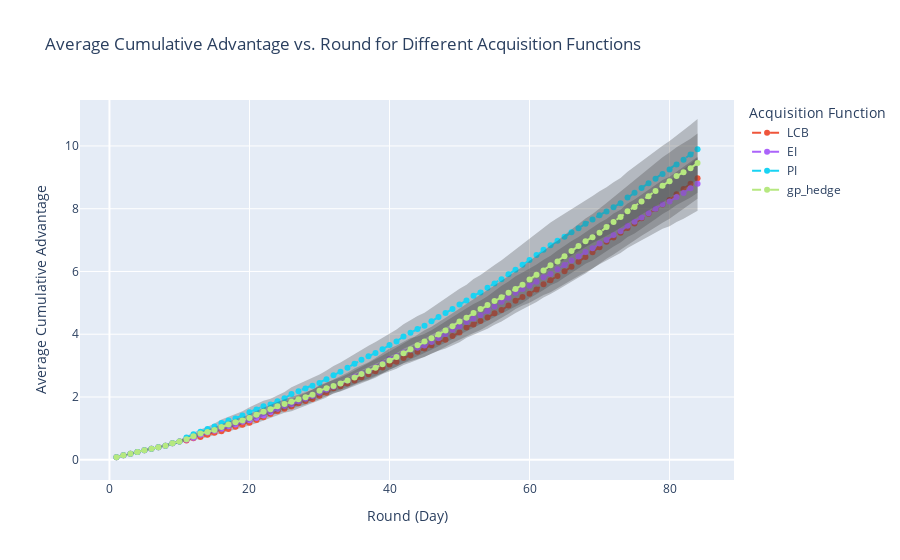

The cell this chart's notebook holds for it:
### Code cell
import plotly.graph_objs as go
from plotly.subplots import make_subplots

fig = make_subplots(rows=1, cols=1)


for i, acq_func in enumerate(acquisition_functions):
    rounds = np.arange(1, len(means[acq_func]) + 1)
    y_upper = means[acq_func] + std_errors[acq_func]
    y_lower = means[acq_func] - std_errors[acq_func]
    
    fig.add_trace(go.Scatter(
        x=list(rounds) + list(rounds[::-1]),
        y=list(y_upper) + list(y_lower[::-1]),
        fill='toself',
        fillcolor='rgba(68, 68, 68, 0.3)',
        line=dict(color='rgba(255,255,255,0)'),
        hoverinfo='skip',
        showlegend=False,
        name=f'{acq_func}_shade'
    ))
    
    fig.add_trace(go.Scatter(
        x=rounds, y=means[acq_func], mode='lines+markers',
        name=acq_func, line=dict(dash='dash'),
        text=[f'{acq_func}<br>Advantage: {y:.2f}<br>Upper: {u:.2f}<br>Lower: {l:.2f}'
              for y, u, l in zip(means[acq_func], y_upper, y_lower)],
        hoverinfo='text'
    ))

fig.update_layout(
    title='Average Cumulative Advantage vs. Round for Different Acquisition Functions',
    xaxis_title='Round (Day)',
    yaxis_title='Average Cumulative Advantage',
    legend_title='Acquisition Function',
    hovermode='closest'
)

fig.show()

### Figure 1 — Plotly figure (JSON) as saved in the notebook; plotly's stock layout.template omitted (floating-point values rounded to 4 significant figures; data arrays with more than 128 entries replaced by an {"elided": "..."} marker saying what was removed)
{"data": [{"fill": "toself", "fillcolor": "rgba(68, 68, 68, 0.3)", "hoverinfo": "skip", "line": {"color": "rgba(255,255,255,0)"}, "name": "LCB_shade", "showlegend": false, "type": "scatter", "x": {"elided": "168 int values"}, "y": {"elided": "168 float values"}}, {"hoverinfo": "text", "line": {"dash": "dash"}, "mode": "lines+markers", "name": "LCB", "text": ["LCB<br>Advantage: 0.08<br>Upper: 0.09<br>Lower: 0.07", "LCB<br>Advantage: 0.14<br>Upper: 0.16<br>Lower: 0.12", "LCB<br>Advantage: 0.19<br>Upper: 0.22<br>Lower: 0.17", "LCB<br>Advantage: 0.24<br>Upper: 0.27<br>Lower: 0.21", "LCB<br>Advantage: 0.31<br>Upper: 0.34<br>Lower: 0.27", "LCB<br>Advantage: 0.35<br>Upper: 0.39<br>Lower: 0.32", "LCB<br>Advantage: 0.40<br>Upper: 0.44<br>Lower: 0.36", "LCB<br>Advantage: 0.45<br>Upper: 0.48<br>Lower: 0.41", "LCB<br>Advantage: 0.52<br>Upper: 0.56<br>Lower: 0.49", "LCB<br>Advantage: 0.58<br>Upper: 0.63<br>Lower: 0.54", "LCB<br>Advantage: 0.62<br>Upper: 0.66<br>Lower: 0.57", "LCB<br>Advantage: 0.68<br>Upper: 0.73<br>Lower: 0.63", "LCB<br>Advantage: 0.72<br>Upper: 0.78<br>Lower: 0.66", "LCB<br>Advantage: 0.80<br>Upper: 0.87<br>Lower: 0.73", "LCB<br>Advantage: 0.86<br>Upper: 0.93<br>Lower: 0.79", "LCB<br>Advantage: 0.91<br>Upper: 0.98<br>Lower: 0.83", "LCB<br>Advantage: 0.98<br>Upper: 1.05<br>Lower: 0.91", "LCB<br>Advantage: 1.05<br>Upper: 1.14<br>Lower: 0.97", "LCB<br>Advantage: 1.12<br>Upper: 1.21<br>Lower: 1.03", "LCB<br>Advantage: 1.18<br>Upper: 1.28<br>Lower: 1.09", "LCB<br>Advantage: 1.26<br>Upper: 1.37<br>Lower: 1.16", "LCB<br>Advantage: 1.36<br>Upper: 1.46<br>Lower: 1.25", "LCB<br>Advantage: 1.45<br>Upper: 1.57<br>Lower: 1.34", "LCB<br>Advantage: 1.54<br>Upper: 1.67<br>Lower: 1.42", "LCB<br>Advantage: 1.63<br>Upper: 1.76<br>Lower: 1.49", "LCB<br>Advantage: 1.69<br>Upper: 1.84<br>Lower: 1.55", "LCB<br>Advantage: 1.80<br>Upper: 1.94<br>Lower: 1.66", "LCB<br>Advantage: 1.87<br>Upper: 2.01<br>Lower: 1.73", "LCB<br>Advantage: 1.94<br>Upper: 2.07<br>Lower: 1.81", "LCB<br>Advantage: 2.04<br>Upper: 2.18<br>Lower: 1.90", "LCB<br>Advantage: 2.14<br>Upper: 2.29<br>Lower: 1.99", "LCB<br>Advantage: 2.28<br>Upper: 2.43<br>Lower: 2.12", "LCB<br>Advantage: 2.34<br>Upper: 2.51<br>Lower: 2.17", "LCB<br>Advantage: 2.43<br>Upper: 2.62<br>Lower: 2.25", "LCB<br>Advantage: 2.53<br>Upper: 2.71<br>Lower: 2.34", "LCB<br>Advantage: 2.63<br>Upper: 2.83<br>Lower: 2.43", "LCB<br>Advantage: 2.72<br>Upper: 2.92<br>Lower: 2.52", "LCB<br>Advantage: 2.82<br>Upper: 3.02<br>Lower: 2.61", "LCB<br>Advantage: 2.94<br>Upper: 3.15<br>Lower: 2.73", "LCB<br>Advantage: 3.03<br>Upper: 3.26<br>Lower: 2.81", "LCB<br>Advantage: 3.13<br>Upper: 3.35<br>Lower: 2.90", "LCB<br>Advantage: 3.24<br>Upper: 3.46<br>Lower: 3.02", "LCB<br>Advantage: 3.33<br>Upper: 3.57<br>Lower: 3.10", "LCB<br>Advantage: 3.44<br>Upper: 3.70<br>Lower: 3.19", "LCB<br>Advantage: 3.55<br>Upper: 3.81<br>Lower: 3.28", "LCB<br>Advantage: 3.65<br>Upper: 3.91<br>Lower: 3.39", "LCB<br>Advantage: 3.76<br>Upper: 4.03<br>Lower: 3.48", "LCB<br>Advantage: 3.83<br>Upper: 4.11<br>Lower: 3.54", "LCB<br>Advantage: 3.94<br>Upper: 4.24<br>Lower: 3.65", "LCB<br>Advantage: 4.05<br>Upper: 4.36<br>Lower: 3.75", "LCB<br>Advantage: 4.22<br>Upper: 4.54<br>Lower: 3.89", "LCB<br>Advantage: 4.31<br>Upper: 4.65<br>Lower: 3.98", "LCB<br>Advantage: 4.42<br>Upper: 4.77<br>Lower: 4.08", "LCB<br>Advantage: 4.53<br>Upper: 4.88<br>Lower: 4.18", "LCB<br>Advantage: 4.67<br>Upper: 5.03<br>Lower: 4.30", "LCB<br>Advantage: 4.77<br>Upper: 5.14<br>Lower: 4.40", "LCB<br>Advantage: 4.92<br>Upper: 5.29<br>Lower: 4.54", "LCB<br>Advantage: 5.07<br>Upper: 5.46<br>Lower: 4.68", "LCB<br>Advantage: 5.18<br>Upper: 5.57<br>Lower: 4.79", "LCB<br>Advantage: 5.29<br>Upper: 5.68<br>Lower: 4.90", "LCB<br>Advantage: 5.43<br>Upper: 5.83<br>Lower: 5.02", "LCB<br>Advantage: 5.59<br>Upper: 6.01<br>Lower: 5.17", "LCB<br>Advantage: 5.72<br>Upper: 6.15<br>Lower: 5.28", "LCB<br>Advantage: 5.86<br>Upper: 6.30<br>Lower: 5.41", "LCB<br>Advantage: 6.01<br>Upper: 6.47<br>Lower: 5.54", "LCB<br>Advantage: 6.15<br>Upper: 6.64<br>Lower: 5.66", "LCB<br>Advantage: 6.31<br>Upper: 6.82<br>Lower: 5.80", "LCB<br>Advantage: 6.46<br>Upper: 6.98<br>Lower: 5.93", "LCB<br>Advantage: 6.61<br>Upper: 7.14<br>Lower: 6.08", "LCB<br>Advantage: 6.77<br>Upper: 7.31<br>Lower: 6.24", "LCB<br>Advantage: 6.95<br>Upper: 7.49<br>Lower: 6.41", "LCB<br>Advantage: 7.08<br>Upper: 7.63<br>Lower: 6.54", "LCB<br>Advantage: 7.23<br>Upper: 7.78<br>Lower: 6.68", "LCB<br>Advantage: 7.38<br>Upper: 7.93<br>Lower: 6.84", "LCB<br>Advantage: 7.53<br>Upper: 8.07<br>Lower: 6.99", "LCB<br>Advantage: 7.69<br>Upper: 8.25<br>Lower: 7.14", "LCB<br>Advantage: 7.84<br>Upper: 8.40<br>Lower: 7.28", "LCB<br>Advantage: 7.99<br>Upper: 8.56<br>Lower: 7.42", "LCB<br>Advantage: 8.13<br>Upper: 8.71<br>Lower: 7.55", "LCB<br>Advantage: 8.28<br>Upper: 8.88<br>Lower: 7.68", "LCB<br>Advantage: 8.46<br>Upper: 9.07<br>Lower: 7.85", "LCB<br>Advantage: 8.63<br>Upper: 9.25<br>Lower: 8.01", "LCB<br>Advantage: 8.80<br>Upper: 9.44<br>Lower: 8.15", "LCB<br>Advantage: 8.97<br>Upper: 9.62<br>Lower: 8.31"], "type": "scatter", "x": [1, 2, 3, 4, 5, 6, 7, 8, 9, 10, 11, 12, 13, 14, 15, 16, 17, 18, 19, 20, 21, 22, 23, 24, 25, 26, 27, 28, 29, 30, 31, 32, 33, 34, 35, 36, 37, 38, 39, 40, 41, 42, 43, 44, 45, 46, 47, 48, 49, 50, 51, 52, 53, 54, 55, 56, 57, 58, 59, 60, 61, 62, 63, 64, 65, 66, 67, 68, 69, 70, 71, 72, 73, 74, 75, 76, 77, 78, 79, 80, 81, 82, 83, 84], "y": [0.07936, 0.1392, 0.1939, 0.2441, 0.3053, 0.3503, 0.3989, 0.4479, 0.5226, 0.5817, 0.6163, 0.6833, 0.7213, 0.7986, 0.8614, 0.9062, 0.9789, 1.051, 1.116, 1.182, 1.264, 1.356, 1.455, 1.542, 1.626, 1.694, 1.801, 1.87, 1.939, 2.036, 2.136, 2.279, 2.34, 2.433, 2.527, 2.631, 2.722, 2.817, 2.94, 3.035, 3.126, 3.24, 3.331, 3.444, 3.549, 3.65, 3.755, 3.828, 3.944, 4.055, 4.216, 4.314, 4.424, 4.53, 4.668, 4.771, 4.916, 5.067, 5.184, 5.291, 5.426, 5.592, 5.719, 5.855, 6.006, 6.15, 6.311, 6.458, 6.611, 6.774, 6.948, 7.084, 7.233, 7.383, 7.53, 7.694, 7.841, 7.994, 8.133, 8.282, 8.461, 8.629, 8.798, 8.968]}, {"fill": "toself", "fillcolor": "rgba(68, 68, 68, 0.3)", "hoverinfo": "skip", "line": {"color": "rgba(255,255,255,0)"}, "name": "EI_shade", "showlegend": false, "type": "scatter", "x": {"elided": "168 int values"}, "y": {"elided": "168 float values"}}, {"hoverinfo": "text", "line": {"dash": "dash"}, "mode": "lines+markers", "name": "EI", "text": ["EI<br>Advantage: 0.08<br>Upper: 0.09<br>Lower: 0.07", "EI<br>Advantage: 0.14<br>Upper: 0.16<br>Lower: 0.12", "EI<br>Advantage: 0.19<br>Upper: 0.22<br>Lower: 0.17", "EI<br>Advantage: 0.24<br>Upper: 0.27<br>Lower: 0.21", "EI<br>Advantage: 0.31<br>Upper: 0.34<br>Lower: 0.27", "EI<br>Advantage: 0.35<br>Upper: 0.39<br>Lower: 0.32", "EI<br>Advantage: 0.40<br>Upper: 0.44<br>Lower: 0.36", "EI<br>Advantage: 0.45<br>Upper: 0.48<br>Lower: 0.41", "EI<br>Advantage: 0.52<br>Upper: 0.56<br>Lower: 0.49", "EI<br>Advantage: 0.58<br>Upper: 0.63<br>Lower: 0.54", "EI<br>Advantage: 0.63<br>Upper: 0.67<br>Lower: 0.59", "EI<br>Advantage: 0.70<br>Upper: 0.75<br>Lower: 0.66", "EI<br>Advantage: 0.80<br>Upper: 0.84<br>Lower: 0.75", "EI<br>Advantage: 0.87<br>Upper: 0.93<br>Lower: 0.81", "EI<br>Advantage: 0.92<br>Upper: 0.98<br>Lower: 0.87", "EI<br>Advantage: 0.99<br>Upper: 1.06<br>Lower: 0.92", "EI<br>Advantage: 1.06<br>Upper: 1.14<br>Lower: 0.99", "EI<br>Advantage: 1.12<br>Upper: 1.20<br>Lower: 1.05", "EI<br>Advantage: 1.21<br>Upper: 1.29<br>Lower: 1.13", "EI<br>Advantage: 1.26<br>Upper: 1.35<br>Lower: 1.17", "EI<br>Advantage: 1.33<br>Upper: 1.43<br>Lower: 1.24", "EI<br>Advantage: 1.41<br>Upper: 1.50<br>Lower: 1.31", "EI<br>Advantage: 1.52<br>Upper: 1.62<br>Lower: 1.41", "EI<br>Advantage: 1.62<br>Upper: 1.75<br>Lower: 1.49", "EI<br>Advantage: 1.71<br>Upper: 1.85<br>Lower: 1.57", "EI<br>Advantage: 1.77<br>Upper: 1.91<br>Lower: 1.63", "EI<br>Advantage: 1.87<br>Upper: 2.03<br>Lower: 1.70", "EI<br>Advantage: 1.94<br>Upper: 2.12<br>Lower: 1.76", "EI<br>Advantage: 2.03<br>Upper: 2.23<br>Lower: 1.83", "EI<br>Advantage: 2.14<br>Upper: 2.34<br>Lower: 1.93", "EI<br>Advantage: 2.23<br>Upper: 2.44<br>Lower: 2.02", "EI<br>Advantage: 2.32<br>Upper: 2.54<br>Lower: 2.10", "EI<br>Advantage: 2.43<br>Upper: 2.67<br>Lower: 2.18", "EI<br>Advantage: 2.52<br>Upper: 2.77<br>Lower: 2.28", "EI<br>Advantage: 2.65<br>Upper: 2.91<br>Lower: 2.39", "EI<br>Advantage: 2.75<br>Upper: 3.02<br>Lower: 2.48", "EI<br>Advantage: 2.82<br>Upper: 3.10<br>Lower: 2.54", "EI<br>Advantage: 2.94<br>Upper: 3.25<br>Lower: 2.64", "EI<br>Advantage: 3.07<br>Upper: 3.39<br>Lower: 2.76", "EI<br>Advantage: 3.21<br>Upper: 3.55<br>Lower: 2.88", "EI<br>Advantage: 3.30<br>Upper: 3.64<br>Lower: 2.97", "EI<br>Advantage: 3.42<br>Upper: 3.76<br>Lower: 3.07", "EI<br>Advantage: 3.51<br>Upper: 3.88<br>Lower: 3.15", "EI<br>Advantage: 3.57<br>Upper: 3.93<br>Lower: 3.21", "EI<br>Advantage: 3.64<br>Upper: 4.01<br>Lower: 3.27", "EI<br>Advantage: 3.75<br>Upper: 4.12<br>Lower: 3.38", "EI<br>Advantage: 3.88<br>Upper: 4.27<br>Lower: 3.48", "EI<br>Advantage: 4.00<br>Upper: 4.41<br>Lower: 3.60", "EI<br>Advantage: 4.15<br>Upper: 4.57<br>Lower: 3.72", "EI<br>Advantage: 4.26<br>Upper: 4.69<br>Lower: 3.82", "EI<br>Advantage: 4.39<br>Upper: 4.83<br>Lower: 3.94", "EI<br>Advantage: 4.50<br>Upper: 4.96<br>Lower: 4.04", "EI<br>Advantage: 4.60<br>Upper: 5.07<br>Lower: 4.14", "EI<br>Advantage: 4.74<br>Upper: 5.21<br>Lower: 4.26", "EI<br>Advantage: 4.89<br>Upper: 5.39<br>Lower: 4.39", "EI<br>Advantage: 5.03<br>Upper: 5.55<br>Lower: 4.52", "EI<br>Advantage: 5.16<br>Upper: 5.68<br>Lower: 4.65", "EI<br>Advantage: 5.32<br>Upper: 5.84<br>Lower: 4.80", "EI<br>Advantage: 5.44<br>Upper: 5.97<br>Lower: 4.91", "EI<br>Advantage: 5.55<br>Upper: 6.09<br>Lower: 5.01", "EI<br>Advantage: 5.67<br>Upper: 6.22<br>Lower: 5.12", "EI<br>Advantage: 5.81<br>Upper: 6.38<br>Lower: 5.25", "EI<br>Advantage: 5.92<br>Upper: 6.50<br>Lower: 5.34", "EI<br>Advantage: 6.07<br>Upper: 6.67<br>Lower: 5.47", "EI<br>Advantage: 6.21<br>Upper: 6.82<br>Lower: 5.59", "EI<br>Advantage: 6.35<br>Upper: 6.97<br>Lower: 5.73", "EI<br>Advantage: 6.48<br>Upper: 7.10<br>Lower: 5.85", "EI<br>Advantage: 6.62<br>Upper: 7.25<br>Lower: 5.99", "EI<br>Advantage: 6.74<br>Upper: 7.38<br>Lower: 6.09", "EI<br>Advantage: 6.89<br>Upper: 7.55<br>Lower: 6.23", "EI<br>Advantage: 7.00<br>Upper: 7.67<br>Lower: 6.34", "EI<br>Advantage: 7.16<br>Upper: 7.84<br>Lower: 6.47", "EI<br>Advantage: 7.28<br>Upper: 7.97<br>Lower: 6.59", "EI<br>Advantage: 7.46<br>Upper: 8.17<br>Lower: 6.74", "EI<br>Advantage: 7.59<br>Upper: 8.29<br>Lower: 6.88", "EI<br>Advantage: 7.72<br>Upper: 8.45<br>Lower: 7.00", "EI<br>Advantage: 7.86<br>Upper: 8.60<br>Lower: 7.11", "EI<br>Advantage: 8.00<br>Upper: 8.77<br>Lower: 7.23", "EI<br>Advantage: 8.14<br>Upper: 8.92<br>Lower: 7.36", "EI<br>Advantage: 8.23<br>Upper: 9.02<br>Lower: 7.44", "EI<br>Advantage: 8.37<br>Upper: 9.18<br>Lower: 7.57", "EI<br>Advantage: 8.50<br>Upper: 9.33<br>Lower: 7.68", "EI<br>Advantage: 8.65<br>Upper: 9.50<br>Lower: 7.81", "EI<br>Advantage: 8.80<br>Upper: 9.66<br>Lower: 7.94"], "type": "scatter", "x": [1, 2, 3, 4, 5, 6, 7, 8, 9, 10, 11, 12, 13, 14, 15, 16, 17, 18, 19, 20, 21, 22, 23, 24, 25, 26, 27, 28, 29, 30, 31, 32, 33, 34, 35, 36, 37, 38, 39, 40, 41, 42, 43, 44, 45, 46, 47, 48, 49, 50, 51, 52, 53, 54, 55, 56, 57, 58, 59, 60, 61, 62, 63, 64, 65, 66, 67, 68, 69, 70, 71, 72, 73, 74, 75, 76, 77, 78, 79, 80, 81, 82, 83, 84], "y": [0.07936, 0.1392, 0.1939, 0.2441, 0.3053, 0.3503, 0.3989, 0.4479, 0.5226, 0.5817, 0.634, 0.7037, 0.7952, 0.8684, 0.9242, 0.9908, 1.064, 1.122, 1.209, 1.261, 1.333, 1.408, 1.517, 1.622, 1.713, 1.77, 1.866, 1.94, 2.028, 2.136, 2.233, 2.325, 2.428, 2.523, 2.65, 2.746, 2.821, 2.945, 3.073, 3.212, 3.302, 3.415, 3.514, 3.569, 3.642, 3.753, 3.875, 4.004, 4.146, 4.257, 4.386, 4.501, 4.604, 4.736, 4.888, 5.033, 5.164, 5.322, 5.439, 5.547, 5.673, 5.813, 5.921, 6.069, 6.209, 6.351, 6.476, 6.618, 6.738, 6.89, 7.004, 7.159, 7.28, 7.457, 7.586, 7.724, 7.857, 7.997, 8.139, 8.228, 8.375, 8.504, 8.651, 8.798]}, {"fill": "toself", "fillcolor": "rgba(68, 68, 68, 0.3)", "hoverinfo": "skip", "line": {"color": "rgba(255,255,255,0)"}, "name": "PI_shade", "showlegend": false, "type": "scatter", "x": {"elided": "168 int values"}, "y": {"elided": "168 float values"}}, {"hoverinfo": "text", "line": {"dash": "dash"}, "mode": "lines+markers", "name": "PI", "text": ["PI<br>Advantage: 0.08<br>Upper: 0.09<br>Lower: 0.07", "PI<br>Advantage: 0.14<br>Upper: 0.16<br>Lower: 0.12", "PI<br>Advantage: 0.19<br>Upper: 0.22<br>Lower: 0.17", "PI<br>Advantage: 0.24<br>Upper: 0.27<br>Lower: 0.21", "PI<br>Advantage: 0.31<br>Upper: 0.34<br>Lower: 0.27", "PI<br>Advantage: 0.35<br>Upper: 0.39<br>Lower: 0.32", "PI<br>Advantage: 0.40<br>Upper: 0.44<br>Lower: 0.36", "PI<br>Advantage: 0.45<br>Upper: 0.48<br>Lower: 0.41", "PI<br>Advantage: 0.52<br>Upper: 0.56<br>Lower: 0.49", "PI<br>Advantage: 0.58<br>Upper: 0.63<br>Lower: 0.54", "PI<br>Advantage: 0.71<br>Upper: 0.77<br>Lower: 0.65", "PI<br>Advantage: 0.81<br>Upper: 0.87<br>Lower: 0.74", "PI<br>Advantage: 0.89<br>Upper: 0.96<br>Lower: 0.82", "PI<br>Advantage: 0.98<br>Upper: 1.06<br>Lower: 0.90", "PI<br>Advantage: 1.06<br>Upper: 1.15<br>Lower: 0.97", "PI<br>Advantage: 1.17<br>Upper: 1.28<br>Lower: 1.06", "PI<br>Advantage: 1.25<br>Upper: 1.37<br>Lower: 1.13", "PI<br>Advantage: 1.31<br>Upper: 1.45<br>Lower: 1.18", "PI<br>Advantage: 1.41<br>Upper: 1.54<br>Lower: 1.28", "PI<br>Advantage: 1.52<br>Upper: 1.67<br>Lower: 1.36", "PI<br>Advantage: 1.61<br>Upper: 1.77<br>Lower: 1.44", "PI<br>Advantage: 1.71<br>Upper: 1.88<br>Lower: 1.54", "PI<br>Advantage: 1.76<br>Upper: 1.95<br>Lower: 1.58", "PI<br>Advantage: 1.86<br>Upper: 2.05<br>Lower: 1.68", "PI<br>Advantage: 1.96<br>Upper: 2.16<br>Lower: 1.76", "PI<br>Advantage: 2.09<br>Upper: 2.31<br>Lower: 1.87", "PI<br>Advantage: 2.18<br>Upper: 2.41<br>Lower: 1.96", "PI<br>Advantage: 2.27<br>Upper: 2.51<br>Lower: 2.02", "PI<br>Advantage: 2.36<br>Upper: 2.63<br>Lower: 2.10", "PI<br>Advantage: 2.45<br>Upper: 2.72<br>Lower: 2.17", "PI<br>Advantage: 2.56<br>Upper: 2.85<br>Lower: 2.28", "PI<br>Advantage: 2.69<br>Upper: 2.99<br>Lower: 2.39", "PI<br>Advantage: 2.80<br>Upper: 3.10<br>Lower: 2.51", "PI<br>Advantage: 2.93<br>Upper: 3.24<br>Lower: 2.63", "PI<br>Advantage: 3.06<br>Upper: 3.38<br>Lower: 2.74", "PI<br>Advantage: 3.18<br>Upper: 3.51<br>Lower: 2.86", "PI<br>Advantage: 3.30<br>Upper: 3.63<br>Lower: 2.97", "PI<br>Advantage: 3.40<br>Upper: 3.75<br>Lower: 3.06", "PI<br>Advantage: 3.52<br>Upper: 3.89<br>Lower: 3.16", "PI<br>Advantage: 3.66<br>Upper: 4.02<br>Lower: 3.29", "PI<br>Advantage: 3.77<br>Upper: 4.15<br>Lower: 3.39", "PI<br>Advantage: 3.93<br>Upper: 4.32<br>Lower: 3.53", "PI<br>Advantage: 4.05<br>Upper: 4.45<br>Lower: 3.64", "PI<br>Advantage: 4.17<br>Upper: 4.58<br>Lower: 3.75", "PI<br>Advantage: 4.27<br>Upper: 4.68<br>Lower: 3.85", "PI<br>Advantage: 4.41<br>Upper: 4.84<br>Lower: 3.98", "PI<br>Advantage: 4.55<br>Upper: 4.99<br>Lower: 4.10", "PI<br>Advantage: 4.67<br>Upper: 5.13<br>Lower: 4.21", "PI<br>Advantage: 4.81<br>Upper: 5.29<br>Lower: 4.32", "PI<br>Advantage: 4.95<br>Upper: 5.45<br>Lower: 4.45", "PI<br>Advantage: 5.07<br>Upper: 5.58<br>Lower: 4.56", "PI<br>Advantage: 5.23<br>Upper: 5.76<br>Lower: 4.70", "PI<br>Advantage: 5.33<br>Upper: 5.89<br>Lower: 4.78", "PI<br>Advantage: 5.48<br>Upper: 6.05<br>Lower: 4.91", "PI<br>Advantage: 5.62<br>Upper: 6.21<br>Lower: 5.03", "PI<br>Advantage: 5.75<br>Upper: 6.35<br>Lower: 5.14", "PI<br>Advantage: 5.91<br>Upper: 6.53<br>Lower: 5.29", "PI<br>Advantage: 6.06<br>Upper: 6.70<br>Lower: 5.42", "PI<br>Advantage: 6.21<br>Upper: 6.87<br>Lower: 5.56", "PI<br>Advantage: 6.36<br>Upper: 7.03<br>Lower: 5.70", "PI<br>Advantage: 6.53<br>Upper: 7.22<br>Lower: 5.84", "PI<br>Advantage: 6.69<br>Upper: 7.40<br>Lower: 5.99", "PI<br>Advantage: 6.84<br>Upper: 7.56<br>Lower: 6.12", "PI<br>Advantage: 6.98<br>Upper: 7.70<br>Lower: 6.25", "PI<br>Advantage: 7.11<br>Upper: 7.84<br>Lower: 6.37", "PI<br>Advantage: 7.25<br>Upper: 7.99<br>Lower: 6.51", "PI<br>Advantage: 7.37<br>Upper: 8.11<br>Lower: 6.63", "PI<br>Advantage: 7.52<br>Upper: 8.27<br>Lower: 6.78", "PI<br>Advantage: 7.66<br>Upper: 8.40<br>Lower: 6.91", "PI<br>Advantage: 7.79<br>Upper: 8.56<br>Lower: 7.03", "PI<br>Advantage: 7.91<br>Upper: 8.68<br>Lower: 7.14", "PI<br>Advantage: 8.05<br>Upper: 8.84<br>Lower: 7.26", "PI<br>Advantage: 8.18<br>Upper: 8.98<br>Lower: 7.37", "PI<br>Advantage: 8.35<br>Upper: 9.17<br>Lower: 7.53", "PI<br>Advantage: 8.51<br>Upper: 9.35<br>Lower: 7.67", "PI<br>Advantage: 8.66<br>Upper: 9.51<br>Lower: 7.81", "PI<br>Advantage: 8.81<br>Upper: 9.68<br>Lower: 7.95", "PI<br>Advantage: 8.96<br>Upper: 9.84<br>Lower: 8.08", "PI<br>Advantage: 9.10<br>Upper: 10.01<br>Lower: 8.20", "PI<br>Advantage: 9.25<br>Upper: 10.16<br>Lower: 8.35", "PI<br>Advantage: 9.41<br>Upper: 10.32<br>Lower: 8.49", "PI<br>Advantage: 9.56<br>Upper: 10.49<br>Lower: 8.63", "PI<br>Advantage: 9.73<br>Upper: 10.68<br>Lower: 8.78", "PI<br>Advantage: 9.89<br>Upper: 10.86<br>Lower: 8.93"], "type": "scatter", "x": [1, 2, 3, 4, 5, 6, 7, 8, 9, 10, 11, 12, 13, 14, 15, 16, 17, 18, 19, 20, 21, 22, 23, 24, 25, 26, 27, 28, 29, 30, 31, 32, 33, 34, 35, 36, 37, 38, 39, 40, 41, 42, 43, 44, 45, 46, 47, 48, 49, 50, 51, 52, 53, 54, 55, 56, 57, 58, 59, 60, 61, 62, 63, 64, 65, 66, 67, 68, 69, 70, 71, 72, 73, 74, 75, 76, 77, 78, 79, 80, 81, 82, 83, 84], "y": [0.07936, 0.1392, 0.1939, 0.2441, 0.3053, 0.3503, 0.3989, 0.4479, 0.5226, 0.5817, 0.7078, 0.8089, 0.8932, 0.9758, 1.061, 1.168, 1.254, 1.315, 1.409, 1.517, 1.605, 1.707, 1.764, 1.864, 1.96, 2.091, 2.185, 2.267, 2.362, 2.445, 2.563, 2.69, 2.804, 2.932, 3.06, 3.184, 3.298, 3.404, 3.523, 3.656, 3.771, 3.928, 4.046, 4.167, 4.267, 4.41, 4.549, 4.673, 4.807, 4.949, 5.072, 5.23, 5.332, 5.482, 5.621, 5.75, 5.911, 6.059, 6.213, 6.364, 6.527, 6.693, 6.839, 6.976, 7.106, 7.25, 7.374, 7.523, 7.656, 7.794, 7.908, 8.048, 8.177, 8.354, 8.509, 8.663, 8.814, 8.956, 9.103, 9.252, 9.409, 9.557, 9.728, 9.894]}, {"fill": "toself", "fillcolor": "rgba(68, 68, 68, 0.3)", "hoverinfo": "skip", "line": {"color": "rgba(255,255,255,0)"}, "name": "gp_hedge_shade", "showlegend": false, "type": "scatter", "x": {"elided": "168 int values"}, "y": {"elided": "168 float values"}}, {"hoverinfo": "text", "line": {"dash": "dash"}, "mode": "lines+markers", "name": "gp_hedge", "text": ["gp_hedge<br>Advantage: 0.08<br>Upper: 0.09<br>Lower: 0.07", "gp_hedge<br>Advantage: 0.14<br>Upper: 0.16<br>Lower: 0.12", "gp_hedge<br>Advantage: 0.19<br>Upper: 0.22<br>Lower: 0.17", "gp_hedge<br>Advantage: 0.24<br>Upper: 0.27<br>Lower: 0.21", "gp_hedge<br>Advantage: 0.31<br>Upper: 0.34<br>Lower: 0.27", "gp_hedge<br>Advantage: 0.35<br>Upper: 0.39<br>Lower: 0.32", "gp_hedge<br>Advantage: 0.40<br>Upper: 0.44<br>Lower: 0.36", "gp_hedge<br>Advantage: 0.45<br>Upper: 0.48<br>Lower: 0.41", "gp_hedge<br>Advantage: 0.52<br>Upper: 0.56<br>Lower: 0.49", "gp_hedge<br>Advantage: 0.58<br>Upper: 0.63<br>Lower: 0.54", "gp_hedge<br>Advantage: 0.66<br>Upper: 0.71<br>Lower: 0.60", "gp_hedge<br>Advantage: 0.75<br>Upper: 0.80<br>Lower: 0.69", "gp_hedge<br>Advantage: 0.84<br>Upper: 0.91<br>Lower: 0.77", "gp_hedge<br>Advantage: 0.89<br>Upper: 0.96<br>Lower: 0.81", "gp_hedge<br>Advantage: 0.95<br>Upper: 1.03<br>Lower: 0.87", "gp_hedge<br>Advantage: 1.04<br>Upper: 1.13<br>Lower: 0.95", "gp_hedge<br>Advantage: 1.12<br>Upper: 1.22<br>Lower: 1.02", "gp_hedge<br>Advantage: 1.20<br>Upper: 1.30<br>Lower: 1.09", "gp_hedge<br>Advantage: 1.25<br>Upper: 1.35<br>Lower: 1.15", "gp_hedge<br>Advantage: 1.33<br>Upper: 1.44<br>Lower: 1.22", "gp_hedge<br>Advantage: 1.44<br>Upper: 1.56<br>Lower: 1.32", "gp_hedge<br>Advantage: 1.53<br>Upper: 1.66<br>Lower: 1.39", "gp_hedge<br>Advantage: 1.61<br>Upper: 1.75<br>Lower: 1.47", "gp_hedge<br>Advantage: 1.70<br>Upper: 1.85<br>Lower: 1.55", "gp_hedge<br>Advantage: 1.77<br>Upper: 1.93<br>Lower: 1.62", "gp_hedge<br>Advantage: 1.85<br>Upper: 2.00<br>Lower: 1.70", "gp_hedge<br>Advantage: 1.93<br>Upper: 2.09<br>Lower: 1.77", "gp_hedge<br>Advantage: 2.00<br>Upper: 2.15<br>Lower: 1.84", "gp_hedge<br>Advantage: 2.07<br>Upper: 2.24<br>Lower: 1.91", "gp_hedge<br>Advantage: 2.20<br>Upper: 2.37<br>Lower: 2.02", "gp_hedge<br>Advantage: 2.28<br>Upper: 2.46<br>Lower: 2.11", "gp_hedge<br>Advantage: 2.35<br>Upper: 2.54<br>Lower: 2.17", "gp_hedge<br>Advantage: 2.43<br>Upper: 2.62<br>Lower: 2.24", "gp_hedge<br>Advantage: 2.52<br>Upper: 2.73<br>Lower: 2.32", "gp_hedge<br>Advantage: 2.62<br>Upper: 2.84<br>Lower: 2.40", "gp_hedge<br>Advantage: 2.73<br>Upper: 2.96<br>Lower: 2.50", "gp_hedge<br>Advantage: 2.83<br>Upper: 3.08<br>Lower: 2.58", "gp_hedge<br>Advantage: 2.94<br>Upper: 3.20<br>Lower: 2.67", "gp_hedge<br>Advantage: 3.04<br>Upper: 3.32<br>Lower: 2.76", "gp_hedge<br>Advantage: 3.16<br>Upper: 3.45<br>Lower: 2.87", "gp_hedge<br>Advantage: 3.27<br>Upper: 3.58<br>Lower: 2.96", "gp_hedge<br>Advantage: 3.39<br>Upper: 3.71<br>Lower: 3.08", "gp_hedge<br>Advantage: 3.52<br>Upper: 3.84<br>Lower: 3.20", "gp_hedge<br>Advantage: 3.65<br>Upper: 3.99<br>Lower: 3.30", "gp_hedge<br>Advantage: 3.77<br>Upper: 4.13<br>Lower: 3.41", "gp_hedge<br>Advantage: 3.87<br>Upper: 4.24<br>Lower: 3.51", "gp_hedge<br>Advantage: 3.99<br>Upper: 4.37<br>Lower: 3.61", "gp_hedge<br>Advantage: 4.12<br>Upper: 4.52<br>Lower: 3.72", "gp_hedge<br>Advantage: 4.26<br>Upper: 4.67<br>Lower: 3.84", "gp_hedge<br>Advantage: 4.40<br>Upper: 4.82<br>Lower: 3.98", "gp_hedge<br>Advantage: 4.53<br>Upper: 4.96<br>Lower: 4.09", "gp_hedge<br>Advantage: 4.68<br>Upper: 5.13<br>Lower: 4.22", "gp_hedge<br>Advantage: 4.80<br>Upper: 5.27<br>Lower: 4.34", "gp_hedge<br>Advantage: 4.93<br>Upper: 5.41<br>Lower: 4.45", "gp_hedge<br>Advantage: 5.06<br>Upper: 5.56<br>Lower: 4.55", "gp_hedge<br>Advantage: 5.18<br>Upper: 5.70<br>Lower: 4.66", "gp_hedge<br>Advantage: 5.32<br>Upper: 5.87<br>Lower: 4.78", "gp_hedge<br>Advantage: 5.44<br>Upper: 6.00<br>Lower: 4.88", "gp_hedge<br>Advantage: 5.57<br>Upper: 6.15<br>Lower: 4.99", "gp_hedge<br>Advantage: 5.75<br>Upper: 6.34<br>Lower: 5.15", "gp_hedge<br>Advantage: 5.89<br>Upper: 6.50<br>Lower: 5.29", "gp_hedge<br>Advantage: 6.03<br>Upper: 6.65<br>Lower: 5.41", "gp_hedge<br>Advantage: 6.20<br>Upper: 6.84<br>Lower: 5.56", "gp_hedge<br>Advantage: 6.32<br>Upper: 6.98<br>Lower: 5.65", "gp_hedge<br>Advantage: 6.49<br>Upper: 7.16<br>Lower: 5.81", "gp_hedge<br>Advantage: 6.65<br>Upper: 7.34<br>Lower: 5.96", "gp_hedge<br>Advantage: 6.81<br>Upper: 7.52<br>Lower: 6.11", "gp_hedge<br>Advantage: 6.96<br>Upper: 7.69<br>Lower: 6.24", "gp_hedge<br>Advantage: 7.09<br>Upper: 7.83<br>Lower: 6.35", "gp_hedge<br>Advantage: 7.24<br>Upper: 7.99<br>Lower: 6.48", "gp_hedge<br>Advantage: 7.41<br>Upper: 8.18<br>Lower: 6.65", "gp_hedge<br>Advantage: 7.58<br>Upper: 8.37<br>Lower: 6.79", "gp_hedge<br>Advantage: 7.74<br>Upper: 8.55<br>Lower: 6.92", "gp_hedge<br>Advantage: 7.92<br>Upper: 8.74<br>Lower: 7.10", "gp_hedge<br>Advantage: 8.06<br>Upper: 8.90<br>Lower: 7.21", "gp_hedge<br>Advantage: 8.23<br>Upper: 9.09<br>Lower: 7.36", "gp_hedge<br>Advantage: 8.40<br>Upper: 9.27<br>Lower: 7.52", "gp_hedge<br>Advantage: 8.56<br>Upper: 9.46<br>Lower: 7.67", "gp_hedge<br>Advantage: 8.73<br>Upper: 9.64<br>Lower: 7.83", "gp_hedge<br>Advantage: 8.87<br>Upper: 9.79<br>Lower: 7.96", "gp_hedge<br>Advantage: 9.04<br>Upper: 9.96<br>Lower: 8.12", "gp_hedge<br>Advantage: 9.16<br>Upper: 10.10<br>Lower: 8.23", "gp_hedge<br>Advantage: 9.29<br>Upper: 10.23<br>Lower: 8.36", "gp_hedge<br>Advantage: 9.45<br>Upper: 10.40<br>Lower: 8.51"], "type": "scatter", "x": [1, 2, 3, 4, 5, 6, 7, 8, 9, 10, 11, 12, 13, 14, 15, 16, 17, 18, 19, 20, 21, 22, 23, 24, 25, 26, 27, 28, 29, 30, 31, 32, 33, 34, 35, 36, 37, 38, 39, 40, 41, 42, 43, 44, 45, 46, 47, 48, 49, 50, 51, 52, 53, 54, 55, 56, 57, 58, 59, 60, 61, 62, 63, 64, 65, 66, 67, 68, 69, 70, 71, 72, 73, 74, 75, 76, 77, 78, 79, 80, 81, 82, 83, 84], "y": [0.07936, 0.1392, 0.1939, 0.2441, 0.3053, 0.3503, 0.3989, 0.4479, 0.5226, 0.5817, 0.6565, 0.7455, 0.8397, 0.8851, 0.951, 1.042, 1.12, 1.196, 1.25, 1.332, 1.437, 1.527, 1.607, 1.702, 1.774, 1.846, 1.928, 1.995, 2.073, 2.198, 2.282, 2.354, 2.429, 2.525, 2.62, 2.729, 2.829, 2.935, 3.039, 3.161, 3.271, 3.393, 3.52, 3.645, 3.768, 3.873, 3.992, 4.119, 4.256, 4.403, 4.529, 4.678, 4.801, 4.933, 5.056, 5.178, 5.324, 5.439, 5.573, 5.747, 5.892, 6.033, 6.197, 6.315, 6.486, 6.65, 6.811, 6.965, 7.091, 7.236, 7.414, 7.58, 7.737, 7.919, 8.058, 8.229, 8.396, 8.564, 8.735, 8.875, 9.04, 9.163, 9.294, 9.453]}], "layout": {"hovermode": "closest", "legend": {"title": {"text": "Acquisition Function"}}, "title": {"text": "Average Cumulative Advantage vs. Round for Different Acquisition Functions"}, "xaxis": {"anchor": "y", "domain": [0, 1], "title": {"text": "Round (Day)"}}, "yaxis": {"anchor": "x", "domain": [0, 1], "title": {"text": "Average Cumulative Advantage"}}}}
